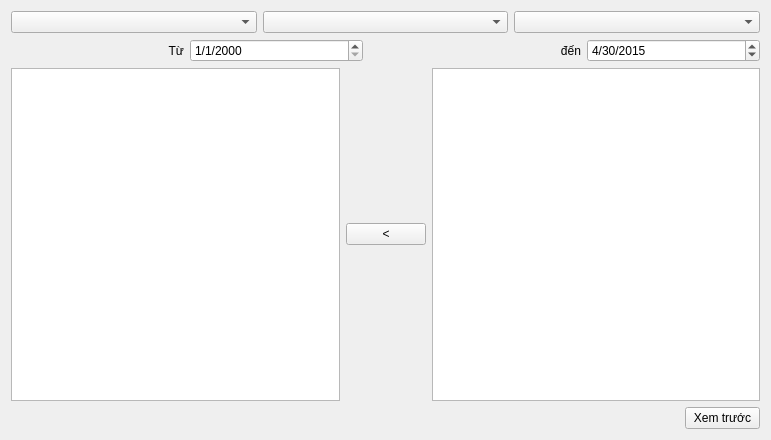
<?xml version="1.0" encoding="UTF-8"?>
<ui version="4.0">
 <class>ReportBenhTruyenNhiem</class>
 <widget class="QWidget" name="ReportBenhTruyenNhiem">
  <property name="geometry">
   <rect>
    <x>0</x>
    <y>0</y>
    <width>771</width>
    <height>440</height>
   </rect>
  </property>
  <property name="windowTitle">
   <string>Form</string>
  </property>
  <layout class="QVBoxLayout" name="verticalLayout">
   <item>
    <layout class="QGridLayout" name="gridLayout_2">
     <item row="0" column="0">
      <widget class="QComboBox" name="comboBox_tp">
       <property name="minimumSize">
        <size>
         <width>150</width>
         <height>0</height>
        </size>
       </property>
       <property name="maximumSize">
        <size>
         <width>16777215</width>
         <height>16777215</height>
        </size>
       </property>
      </widget>
     </item>
     <item row="0" column="1">
      <widget class="QComboBox" name="comboBox_qh">
       <property name="minimumSize">
        <size>
         <width>150</width>
         <height>0</height>
        </size>
       </property>
      </widget>
     </item>
     <item row="0" column="2">
      <widget class="QComboBox" name="comboBox_xp">
       <property name="minimumSize">
        <size>
         <width>150</width>
         <height>0</height>
        </size>
       </property>
      </widget>
     </item>
    </layout>
   </item>
   <item>
    <layout class="QGridLayout" name="gridLayout">
     <item row="0" column="4">
      <widget class="QDateEdit" name="dateEdit_2">
       <property name="dateTime">
        <datetime>
         <hour>0</hour>
         <minute>0</minute>
         <second>0</second>
         <year>2015</year>
         <month>4</month>
         <day>30</day>
        </datetime>
       </property>
       <property name="currentSection">
        <enum>QDateTimeEdit::MonthSection</enum>
       </property>
       <property name="displayFormat">
        <string>M/d/yyyy</string>
       </property>
      </widget>
     </item>
     <item row="0" column="1">
      <widget class="QDateEdit" name="dateEdit">
       <property name="currentSection">
        <enum>QDateTimeEdit::MonthSection</enum>
       </property>
       <property name="displayFormat">
        <string>M/d/yyyy</string>
       </property>
      </widget>
     </item>
     <item row="0" column="0">
      <widget class="QLabel" name="label_2">
       <property name="text">
        <string>Từ</string>
       </property>
       <property name="alignment">
        <set>Qt::AlignRight|Qt::AlignTrailing|Qt::AlignVCenter</set>
       </property>
      </widget>
     </item>
     <item row="0" column="3">
      <widget class="QLabel" name="label">
       <property name="text">
        <string>đến</string>
       </property>
       <property name="alignment">
        <set>Qt::AlignRight|Qt::AlignTrailing|Qt::AlignVCenter</set>
       </property>
      </widget>
     </item>
     <item row="0" column="2">
      <spacer name="horizontalSpacer">
       <property name="orientation">
        <enum>Qt::Horizontal</enum>
       </property>
       <property name="sizeType">
        <enum>QSizePolicy::Preferred</enum>
       </property>
       <property name="sizeHint" stdset="0">
        <size>
         <width>40</width>
         <height>20</height>
        </size>
       </property>
      </spacer>
     </item>
    </layout>
   </item>
   <item>
    <layout class="QHBoxLayout" name="horizontalLayout">
     <item>
      <widget class="QTreeView" name="treeView_benh"/>
     </item>
     <item>
      <widget class="QPushButton" name="pushButton_2">
       <property name="text">
        <string>&lt;</string>
       </property>
      </widget>
     </item>
     <item>
      <widget class="QTreeView" name="treeView_benhDChon"/>
     </item>
    </layout>
   </item>
   <item>
    <layout class="QHBoxLayout" name="horizontalLayout_2">
     <item>
      <spacer name="horizontalSpacer_2">
       <property name="orientation">
        <enum>Qt::Horizontal</enum>
       </property>
       <property name="sizeHint" stdset="0">
        <size>
         <width>40</width>
         <height>20</height>
        </size>
       </property>
      </spacer>
     </item>
     <item>
      <widget class="QPushButton" name="pushButton">
       <property name="sizePolicy">
        <sizepolicy hsizetype="Preferred" vsizetype="Fixed">
         <horstretch>0</horstretch>
         <verstretch>0</verstretch>
        </sizepolicy>
       </property>
       <property name="maximumSize">
        <size>
         <width>75</width>
         <height>16777215</height>
        </size>
       </property>
       <property name="text">
        <string>Xem trước</string>
       </property>
      </widget>
     </item>
    </layout>
   </item>
  </layout>
 </widget>
 <resources/>
 <connections/>
</ui>
